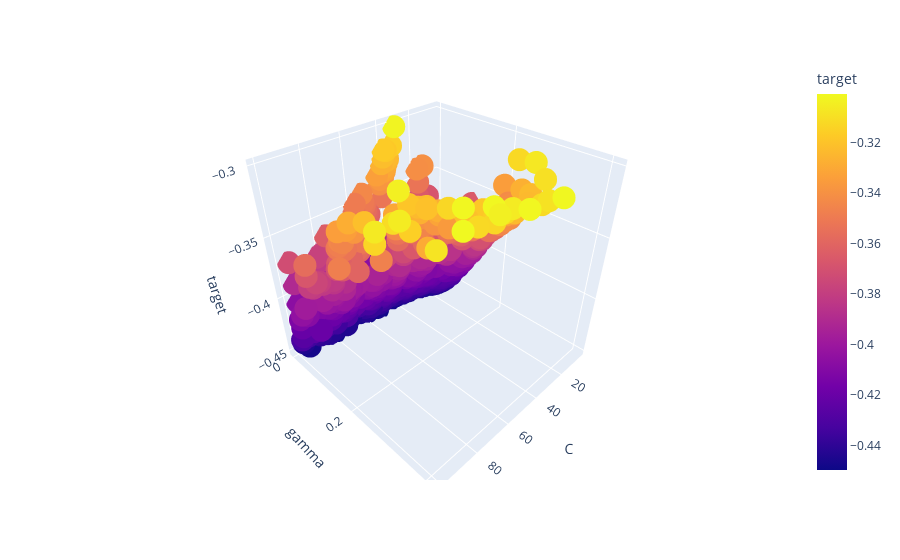

The notebook cell saved with this chart:
### Code cell
px.scatter_3d(df2, x = "C", y = "gamma", z = "target", color = "target", hover_data = ["C", "lamda", "epsilon"])

### Figure 1 — Plotly figure (JSON) as saved in the notebook; plotly's stock layout.template omitted (floating-point values rounded to 4 significant figures; data arrays with more than 128 entries replaced by an {"elided": "..."} marker saying what was removed)
{"data": [{"customdata": {"elided": "1035x2 float values"}, "hovertemplate": "C=%{x}<br>gamma=%{y}<br>target=%{marker.color}<br>lamda=%{customdata[0]}<br>epsilon=%{customdata[1]}<extra></extra>", "legendgroup": "", "marker": {"color": {"elided": "1035 float values"}, "coloraxis": "coloraxis", "symbol": "circle"}, "mode": "markers", "name": "", "scene": "scene", "showlegend": false, "type": "scatter3d", "x": {"elided": "1035 float values"}, "y": {"elided": "1035 float values"}, "z": {"elided": "1035 float values"}}], "layout": {"coloraxis": {"colorbar": {"title": {"text": "target"}}, "colorscale": [[0, "#0d0887"], [0.1111, "#46039f"], [0.2222, "#7201a8"], [0.3333, "#9c179e"], [0.4444, "#bd3786"], [0.5556, "#d8576b"], [0.6667, "#ed7953"], [0.7778, "#fb9f3a"], [0.8889, "#fdca26"], [1, "#f0f921"]]}, "legend": {"tracegroupgap": 0}, "margin": {"t": 60}, "scene": {"domain": {"x": [0, 1], "y": [0, 1]}, "xaxis": {"title": {"text": "C"}}, "yaxis": {"title": {"text": "gamma"}}, "zaxis": {"title": {"text": "target"}}}}}
